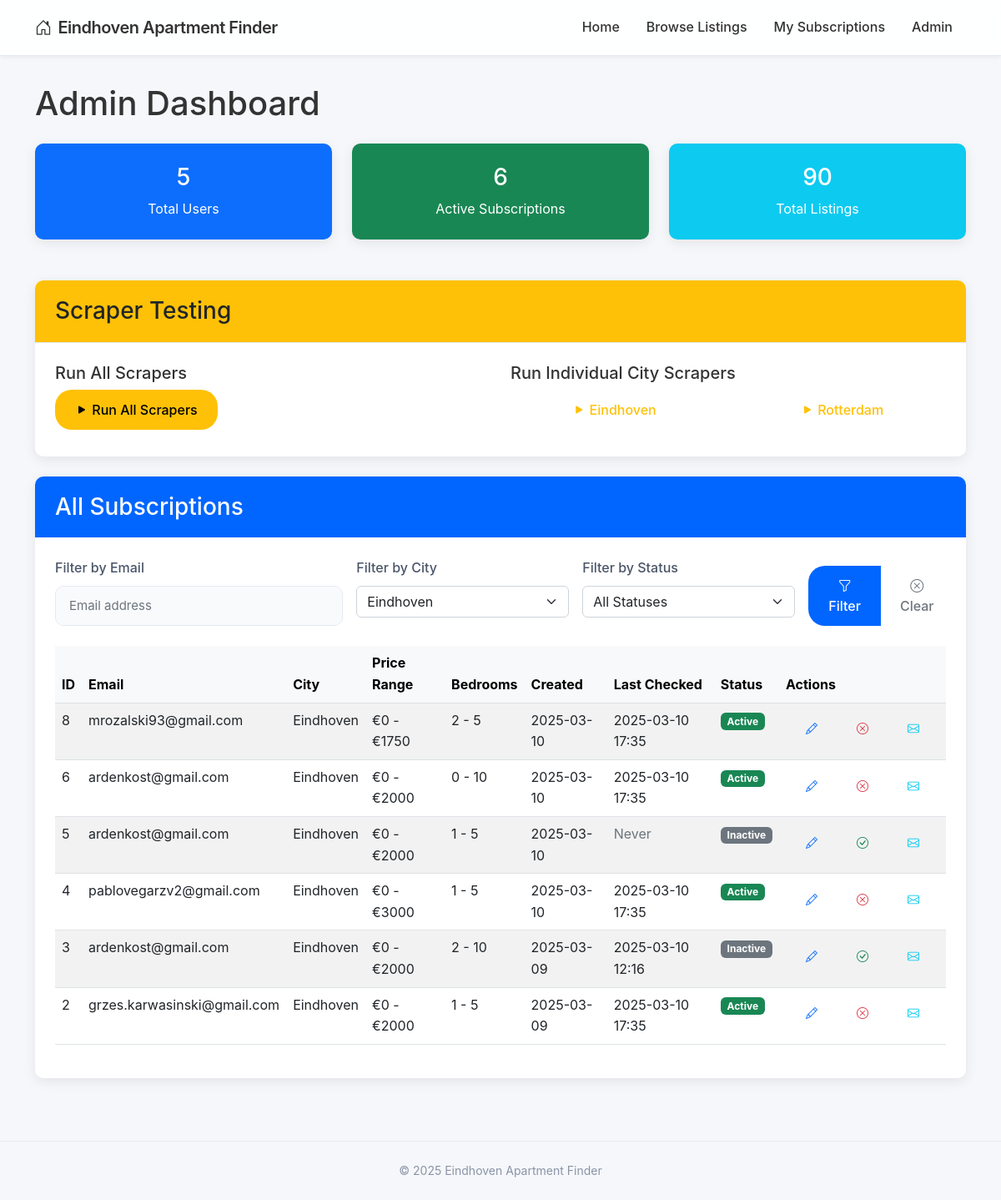
The page /admin?city_id=1 on the database its author committed.
### app/models.py (models this page shows, shortened)
class City(db.Model):
    id = db.Column(db.Integer, primary_key=True)
    name = db.Column(db.String(50), nullable=False, unique=True)
    url_name = db.Column(db.String(50), nullable=False, unique=True)  # For use in URLs
    base_url = db.Column(db.String(200), nullable=False)  # Base URL for scraping
    active = db.Column(db.Boolean, default=True)
    created_at = db.Column(db.DateTime, default=datetime.utcnow)
    subscriptions = db.relationship('Subscription', backref='city', lazy='dynamic')
    listings = db.relationship('Listing', backref='city', lazy='dynamic')

class Subscription(db.Model):
    id = db.Column(db.Integer, primary_key=True)
    min_price = db.Column(db.Integer, default=0)
    max_price = db.Column(db.Integer, default=5000)
    min_bedrooms = db.Column(db.Integer, default=0)
    max_bedrooms = db.Column(db.Integer, default=10)
    active = db.Column(db.Boolean, default=True)
    created_at = db.Column(db.DateTime, default=datetime.utcnow)
    last_checked = db.Column(db.DateTime, nullable=True)
    user_id = db.Column(db.Integer, db.ForeignKey('user.id'), nullable=False)
    city_id = db.Column(db.Integer, db.ForeignKey('city.id'), nullable=False)
    listings = db.relationship('Listing', backref='subscription', lazy='dynamic')

class User(db.Model):
    id = db.Column(db.Integer, primary_key=True)
    email = db.Column(db.String(120), index=True, unique=True, nullable=False)
    created_at = db.Column(db.DateTime, default=datetime.utcnow)
    subscriptions = db.relationship('Subscription', backref='user', lazy='dynamic')

### app/routes.py (the view)
@main_bp.route('/admin', methods=['GET'])
def admin():
    email_filter = request.args.get('email', '')
    city_filter = request.args.get('city_id', type=int)
    active_filter = request.args.get('active')
    query = Subscription.query.join(User).join(City)
    if email_filter:
        query = query.filter(User.email.contains(email_filter))
    if city_filter:
        query = query.filter(Subscription.city_id == city_filter)
    if active_filter:
        is_active = active_filter == 'active'
        query = query.filter(Subscription.active == is_active)
    cities = City.query.filter_by(active=True).all()
    subscriptions = query.order_by(Subscription.created_at.desc()).all()
    total_users = User.query.count()
    total_listings = Listing.query.count()
    total_active_subscriptions = Subscription.query.filter_by(active=True).count()
    return render_template('admin.html',
                          subscriptions=subscriptions,
                          cities=cities,
                          city_filter=city_filter,
                          email_filter=email_filter,
                          active_filter=active_filter,
                          total_users=total_users,
                          total_listings=total_listings,
                          total_active_subscriptions=total_active_subscriptions)

### app/routes.py (called while the page is built)
@main_bp.before_request
def before_request():
    g.now = datetime.now()

### app/templates/admin.html (shortened to what this page needs)
{% extends "base.html" %}
{% block content %}
<div class="row">
    <div class="col-md-12">
        <h1 class="mb-4">Admin Dashboard</h1>
        <div class="row mb-4">
            <div class="col-md-4">
                <div class="card bg-primary text-white">
                    <div class="card-body text-center">
                        <h3 class="card-title">{{ total_users }}</h3>
                        <p class="card-text">Total Users</p>
                    </div>
                </div>
            </div>
            <div class="col-md-4">
                <div class="card bg-success text-white">
                    <div class="card-body text-center">
                        <h3 class="card-title">{{ total_active_subscriptions }}</h3>
                        <p class="card-text">Active Subscriptions</p>
                    </div>
                </div>
            </div>
            <div class="col-md-4">
                <div class="card bg-info text-white">
                    <div class="card-body text-center">
                        <h3 class="card-title">{{ total_listings }}</h3>
                        <p class="card-text">Total Listings</p>
                    </div>
                </div>
            </div>
        </div>
        <div class="card mb-4">
            <div class="card-header bg-warning text-dark">
                <h3 class="mb-0">Scraper Testing</h3>
            </div>
            <div class="card-body">
                <div class="row">
                    <div class="col-md-6">
                        <h5>Run All Scrapers</h5>
                        <a href="{{ url_for('main.test_scraper') }}" class="btn btn-warning">
                            <i class="bi bi-play-fill"></i> Run All Scrapers
                        </a>
                    </div>
                    <div class="col-md-6">
                        <h5>Run Individual City Scrapers</h5>
                        <div class="row">
                            {% for city in cities %}
                            <div class="col-md-6 mb-2">
                                <a href="{{ url_for('main.test_scraper_city', city_id=city.id) }}"
                                   class="btn btn-outline-warning w-100">
                                   <i class="bi bi-play-fill"></i> {{ city.name }}
                                </a>
                            </div>
                            {% endfor %}
                        </div>
                    </div>
                </div>
            </div>
        </div>
        <div class="card">
            <div class="card-header bg-primary text-white">
                <h3 class="mb-0">All Subscriptions</h3>
            </div>
            <div class="card-body">
                <form action="{{ url_for('main.admin') }}" method="GET" class="mb-4">
                    <div class="row g-3">
                        <div class="col-md-4">
                            <label class="form-label">Filter by Email</label>
                            <input type="text" class="form-control" name="email" value="{{ email_filter }}" placeholder="Email address">
                        </div>
                        <div class="col-md-3">
                            <label class="form-label">Filter by City</label>
                            <select name="city_id" class="form-select">
                                {% for city in cities %}
                                <option value="{{ city.id }}" {% if city_filter == city.id %}selected{% endif %}>{{ city.name }}</option>
                                {% endfor %}
                            </select>
                        </div>
                        <div class="col-md-3">
                            <label class="form-label">Filter by Status</label>
                            <select name="active" class="form-select">
                                <option value="">All Statuses</option>
                            </select>
                        </div>
                        <div class="col-md-2 d-flex align-items-end">
                            <div class="btn-group w-100">
                                <button type="submit" class="btn btn-primary">
                                    <i class="bi bi-funnel"></i> Filter
                                </button>
                                <a href="{{ url_for('main.admin') }}" class="btn btn-outline-secondary">
                                    <i class="bi bi-x-circle"></i> Clear
                                </a>
                            </div>
                        </div>
                    </div>
                </form>
                {% if subscriptions %}
                    <div class="table-responsive">
                        <table class="table table-hover table-striped">
                            <thead class="table-light">
                                <tr>
                                    <th>ID</th>
                                    <th>Email</th>
                                    <th>City</th>
                                    <th>Price Range</th>
                                    <th>Bedrooms</th>
                                    <th>Created</th>
                                    <th>Last Checked</th>
                                    <th>Status</th>
                                    <th>Actions</th>
                                </tr>
                            </thead>
                            <tbody>
                                {% for sub in subscriptions %}
                                <tr>
                                    <td>{{ sub.id }}</td>
                                    <td>{{ sub.user.email }}</td>
                                    <td>{{ sub.city.name }}</td>
                                    <td>€{{ sub.min_price }} - €{{ sub.max_price }}</td>
                                    <td>{{ sub.min_bedrooms }} - {{ sub.max_bedrooms }}</td>
                                    <td>{{ sub.created_at.strftime('%Y-%m-%d') }}</td>
                                    <td>
                                        {% if sub.last_checked %}
                                            {{ sub.last_checked.strftime('%Y-%m-%d %H:%M') }}
                                        {% else %}
                                            <span class="text-muted">Never</span>
                                        {% endif %}
                                    </td>
                                    <td>
                                        {% if sub.active %}
                                            <span class="badge bg-success">Active</span>
                                        {% else %}
                                            <span class="badge bg-secondary">Inactive</span>
                                        {% endif %}
                                    </td>
                                    <td>
                                        <div class="btn-group btn-group-sm">
                                            <a href="{{ url_for('main.edit_subscription', sub_id=sub.id, return_to='admin') }}"
                                               class="btn btn-outline-primary" title="Edit">
                                                <i class="bi bi-pencil"></i>
                                            </a>
                                            {% if sub.active %}
                                                <a href="{{ url_for('main.unsubscribe', sub_id=sub.id) }}"
                                                   class="btn btn-outline-danger" title="Deactivate">
                                                    <i class="bi bi-x-circle"></i>
                                                </a>
                                            {% else %}
                                                <a href="{{ url_for('main.reactivate', sub_id=sub.id) }}"
                                                   class="btn btn-outline-success" title="Activate">
                                                    <i class="bi bi-check-circle"></i>
                                                </a>
                                            {% endif %}
                                            <a href="{{ url_for('main.test_email', sub_id=sub.id) }}?email={{ sub.user.email }}"
                                               class="btn btn-outline-info" title="Test Email">
                                                <i class="bi bi-envelope"></i>
                                            </a>
                                        </div>
                                    </td>
                                </tr>
                                {% endfor %}
                            </tbody>
                        </table>
                    </div>
                {% else %}
                    <div class="alert alert-info">
                        <i class="bi bi-info-circle me-2"></i> No subscriptions found matching your criteria.
                    </div>
                {% endif %}
            </div>
        </div>
    </div>
</div>
{% endblock %}

### app/static/css/main.css (style rules this page uses)
:root { --primary-color: #0066ff; --primary-hover: #0052cc; --background-color: #f5f7fa; --card-color: #ffffff; --text-color: #333333; --muted-color: #8a94a6; --border-color: #e5e9f2; --success-color: #00c853; --error-color: #ff3b30; --shadow-sm: 0 2px 5px rgba(0, 0, 0, 0.05); --shadow-md: 0 4px 15px rgba(0, 0, 0, 0.08); --radius-sm: 6px; --radius-md: 10px; --radius-lg: 20px; --transition: all 0.2s ease; }
body { font-family: -apple-system, BlinkMacSystemFont, 'Segoe UI', Roboto, Helvetica, Arial, sans-serif; background-color: var(--background-color); color: var(--text-color); line-height: 1.6; -webkit-font-smoothing: antialiased; }
.card { border: none; border-radius: var(--radius-md); box-shadow: var(--shadow-md); transition: var(--transition); margin-bottom: 25px; overflow: hidden; background-color: var(--card-color); }
.card-header { background-color: var(--card-color); border-bottom: 1px solid var(--border-color); padding: 20px 24px; font-weight: 600; font-size: 18px; }
.card-header.bg-primary { background-color: var(--primary-color) !important; color: white; border-bottom: none; }
.card-body { padding: 24px; }
.btn { border-radius: var(--radius-lg); padding: 12px 24px; font-weight: 500; transition: var(--transition); border: none; }
.btn-primary { background-color: var(--primary-color); color: white; }
.form-control { border-radius: var(--radius-md); border: 1px solid var(--border-color); padding: 12px 16px; font-size: 15px; transition: var(--transition); box-shadow: none; background-color: #f9fafc; }
.form-label { font-weight: 500; margin-bottom: 8px; color: #4a5568; }

### rows shown on the page
City: name "Eindhoven"
City: name "Rotterdam"
Subscription: id "8", user.email "mrozalski93@gmail.com", city.name "Eindhoven", min_price "0", max_price "1750", min_bedrooms "2", max_bedrooms "5", created_at "2025-03-10", last_checked "2025-03-10 17:35", active "Active"
Subscription: id "6", user.email "ardenkost@gmail.com", city.name "Eindhoven", min_price "0", max_price "2000", min_bedrooms "0", max_bedrooms "10", created_at "2025-03-10", last_checked "2025-03-10 17:35", active "Active"
Subscription: id "5", user.email "ardenkost@gmail.com", city.name "Eindhoven", min_price "0", max_price "2000", min_bedrooms "1", max_bedrooms "5", created_at "2025-03-10", shows "Never", active "Inactive"
Subscription: id "4", user.email "pablovegarzv2@gmail.com", city.name "Eindhoven", min_price "0", max_price "3000", min_bedrooms "1", max_bedrooms "5", created_at "2025-03-10", last_checked "2025-03-10 17:35", active "Active"
Subscription: id "3", user.email "ardenkost@gmail.com", city.name "Eindhoven", min_price "0", max_price "2000", min_bedrooms "2", max_bedrooms "10", created_at "2025-03-09", last_checked "2025-03-10 12:16", active "Inactive"
Subscription: id "2", user.email "grzes.karwasinski@gmail.com", city.name "Eindhoven", min_price "0", max_price "2000", min_bedrooms "1", max_bedrooms "5", created_at "2025-03-09", last_checked "2025-03-10 17:35", active "Active"

### other values the page prints
{{ total_users }} "5"
{{ total_active_subscriptions }} "6"
{{ total_listings }} "90"
{{ g.now.year }} "2025"
form field city_id "Eindhoven"
